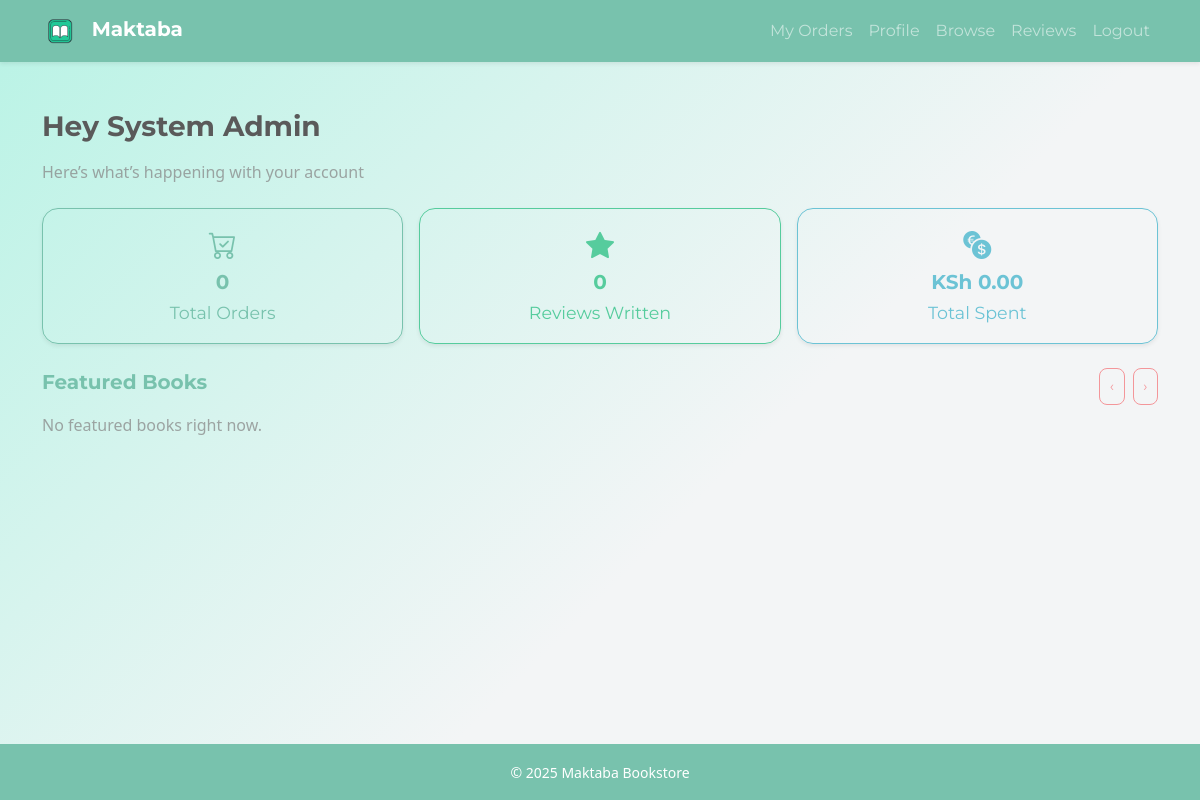
Before: /modules/user/dashboard.php (signed in) with the older database file.
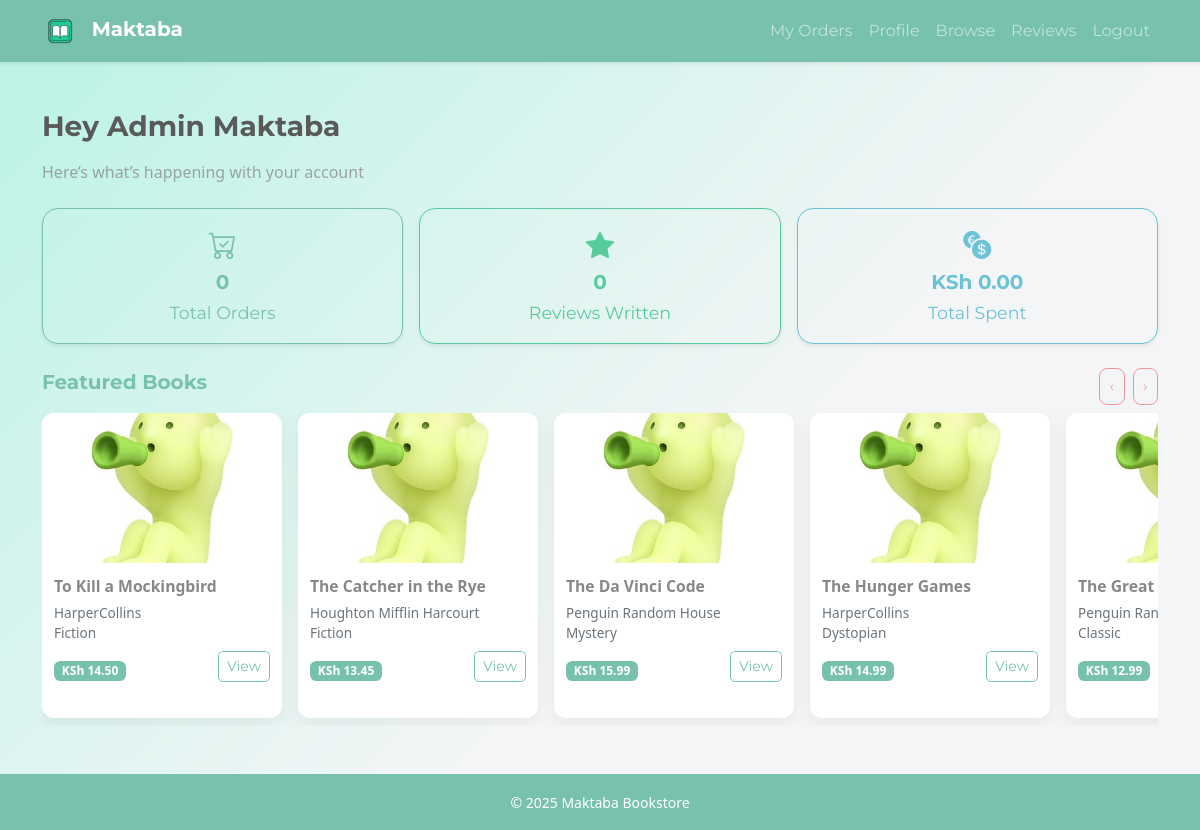
After: the same page with the newer database file.
### tables this page shows
CREATE TABLE books (
    book_id INT AUTO_INCREMENT PRIMARY KEY,
    title VARCHAR(200) NOT NULL,
    author VARCHAR(100),
    publisher_id INT,
    price DECIMAL(10,2) NOT NULL,
    stock_quantity INT DEFAULT 0,
    reserved_stock INT DEFAULT 0,
    genre VARCHAR(50),
    year_of_publication YEAR,
    description TEXT,
    book_cover VARCHAR(255),
    moodle_course_id VARCHAR(50),  
    is_available TINYINT(1) DEFAULT 1,
    date_added TIMESTAMP DEFAULT CURRENT_TIMESTAMP,
    FOREIGN KEY (publisher_id) REFERENCES publishers(publisher_id)
        ON DELETE SET NULL ON UPDATE CASCADE
);

CREATE TABLE publishers (
    publisher_id INT AUTO_INCREMENT PRIMARY KEY,
    name VARCHAR(100) NOT NULL,
    address TEXT,
    contact_number VARCHAR(20),
    email VARCHAR(100)
);

### modules/user/dashboard.php (the view, shortened to what this page needs)
<?php
require_once '../../database/config.php';
$user_id   = (int) $_SESSION['user_id'];
$full_name = $_SESSION['full_name'] ?? 'User';
$stmt = $conn->prepare("SELECT COUNT(*) AS total_orders FROM orders WHERE user_id = ?");
$stmt->bind_param("i", $user_id);
$stmt->execute();
$total_orders = $stmt->get_result()->fetch_assoc()['total_orders'] ?? 0;
$stmt = $conn->prepare("SELECT COUNT(*) AS total_reviews FROM reviews WHERE user_id = ?");
$stmt->bind_param("i", $user_id);
$stmt->execute();
$total_reviews = $stmt->get_result()->fetch_assoc()['total_reviews'] ?? 0;
$stmt = $conn->prepare("
    SELECT COALESCE(SUM(p.amount), 0) AS total_spent
    FROM payments p
    INNER JOIN orders o ON p.order_id = o.order_id
    WHERE o.user_id = ?
");
$stmt->bind_param("i", $user_id);
$stmt->execute();
$total_spent = $stmt->get_result()->fetch_assoc()['total_spent'] ?? 0;
$featured = [];
$limit = 10;
$query = "
    SELECT b.book_id, b.title, b.genre, b.price, b.book_cover, p.name AS publisher
    FROM books b
    LEFT JOIN publishers p ON b.publisher_id = p.publisher_id
    WHERE b.is_available = 1
    ORDER BY RAND()
    LIMIT ?
";
$stmt = $conn->prepare($query);
$stmt->bind_param("i", $limit);
$stmt->execute();
$res = $stmt->get_result();
while ($row = $res->fetch_assoc()) {
    $featured[] = $row;
}
function cover_url($cover) {
    return "../../assets/img/shout.jpg";
}
?>
<!doctype html>
<html lang="en">
<head>
  <link href="https://cdn.jsdelivr.net/npm/bootswatch@5.3.3/dist/minty/bootstrap.min.css" rel="stylesheet">
  <link href="https://cdn.jsdelivr.net/npm/bootstrap-icons@1.11.3/font/bootstrap-icons.css" rel="stylesheet">
  <link rel="stylesheet" href="../../assets/css/user.css">
</head>
<body class="d-flex flex-column min-vh-100">
<nav class="navbar navbar-expand-lg navbar-dark bg-primary shadow-sm">
  <div class="container">
    <a class="navbar-brand fw-bold" href="../../index.php">
      <img src="../../assets/img/sm.png" width="36" class="me-2"> Maktaba
    </a>
    <div class="collapse navbar-collapse" id="navMain">
      <ul class="navbar-nav ms-auto align-items-lg-center">
        <li class="nav-item"><a class="nav-link" href="my_orders.php">My Orders</a></li>
        <li class="nav-item"><a class="nav-link" href="profile.php">Profile</a></li>
        <li class="nav-item"><a class="nav-link" href="browse_books.php">Browse</a></li>
        <li class="nav-item"><a class="nav-link" href="reviews.php">Reviews</a></li>
        <li class="nav-item"><a class="nav-link" href="../../modules/auth/logout.php">Logout</a></li>
      </ul>
    </div>
  </div>
</nav>
<main class="container my-5 flex-grow-1">
  <h3 class="fw-bold mb-3">Hey <?php echo htmlspecialchars($full_name); ?> </h3>
  <p class="text-muted mb-4">Here’s what’s happening with your account</p>
  <div class="row g-3 mb-4 text-center">
    <div class="col-md-4 col-12">
      <div class="btn btn-lg btn-outline-primary w-100 py-3 rounded-4 shadow-sm">
        <i class="bi bi-cart-check mb-1 fs-3"></i><br>
        <strong><?php echo (int)$total_orders; ?></strong><br>
        <small>Total Orders</small>
      </div>
    </div>
    <div class="col-md-4 col-12">
      <div class="btn btn-lg btn-outline-success w-100 py-3 rounded-4 shadow-sm">
        <i class="bi bi-star-fill mb-1 fs-3"></i><br>
        <strong><?php echo (int)$total_reviews; ?></strong><br>
        <small>Reviews Written</small>
      </div>
    </div>
    <div class="col-md-4 col-12">
      <div class="btn btn-lg btn-outline-info w-100 py-3 rounded-4 shadow-sm">
        <i class="bi bi-currency-exchange mb-1 fs-3"></i><br>
        <strong>KSh <?php echo number_format((float)$total_spent, 2); ?></strong><br>
        <small>Total Spent</small>
      </div>
    </div>
  </div>
  <section>
    <div class="d-flex justify-content-between align-items-center mb-2">
      <h5 class="fw-bold text-primary">Featured Books</h5>
      <div class="scroll-controls">
        <button class="btn btn-sm btn-outline-secondary scroll-btn" data-action="left">‹</button>
        <button class="btn btn-sm btn-outline-secondary scroll-btn" data-action="right">›</button>
      </div>
    </div>
    <div id="bookScroller" class="h-scroll">
      <?php if (empty($featured)): ?>
        <div class="text-muted">No featured books right now.</div>
      <?php else: ?>
        <?php foreach ($featured as $b): ?>
          <div class="book-card">
            <img src="<?php echo htmlspecialchars(cover_url($b['book_cover'])); ?>" alt="<?php echo htmlspecialchars($b['title']); ?>">
            <div class="body">
              <div class="title"><?php echo htmlspecialchars($b['title']); ?></div>
              <div class="meta"><?php echo htmlspecialchars($b['publisher'] ?? 'Unknown'); ?></div>
              <div class="meta"><?php echo htmlspecialchars($b['genre'] ?? '—'); ?></div>
              <div class="d-flex justify-content-between align-items-center mt-2">
                <span class="price badge bg-primary">KSh <?php echo number_format($b['price'], 2); ?></span>
                <a href="browse_books.php?book_id=<?php echo (int)$b['book_id']; ?>" class="btn btn-sm btn-outline-primary">View</a>
              </div>
            </div>
          </div>
        <?php endforeach; ?>
      <?php endif; ?>
    </div>
  </section>
</main>
<footer class="bg-primary text-white text-center py-3 mt-auto">
  <small>&copy; <?php echo date('Y'); ?> Maktaba Bookstore</small>
</footer>
</body>
</html>

### Assets/css/user.css (style rules this page uses)
body { background: linear-gradient(135deg, #b8f3e5 0%, #f3f5f6 60%); min-height: 100vh; }
.h-scroll { display: flex; gap: 1rem; overflow-x: auto; scroll-snap-type: x mandatory; padding-bottom: 0.5rem; -webkit-overflow-scrolling: touch; }
.book-card { min-width: 240px; max-width: 260px; flex: 0 0 auto; background: #fff; border-radius: 12px; box-shadow: 0 6px 20px rgba(0,0,0,0.06); scroll-snap-align: start; padding: 0; overflow: hidden; }
.book-card img { width: 100%; height: 150px; object-fit: cover; display:block; }
.book-card .body { padding: .75rem; }
.book-card .title { font-weight: 600; font-size: 0.98rem; margin-bottom: .25rem; }
.book-card .meta { font-size: .85rem; color: #6c757d; }
.book-card .price { margin-top: .5rem; display:inline-block; }
.scroll-controls { display:flex; gap:.5rem; align-items:center; }
.scroll-btn { border-radius: 8px; padding: .45rem .6rem; }

Changed rows visible on the page:
added books: title "To Kill a Mockingbird", publisher.name "HarperCollins", genre "Fiction", price "14.50"
added books: title "The Catcher in the Rye", publisher.name "Houghton Mifflin Harcourt", genre "Fiction", price "13.45"
added books: title "The Da Vinci Code", publisher.name "Penguin Random House", genre "Mystery", price "15.99"
added books: title "The Hunger Games", publisher.name "HarperCollins", genre "Dystopian", price "14.99"
added books: title "The Great…", publisher.name "Penguin…", genre "Classic", price "12.99"
Other visible differences:
$full_name: "System Admin" → "Admin Maktaba"
text no longer shown: "No featured books right now."
